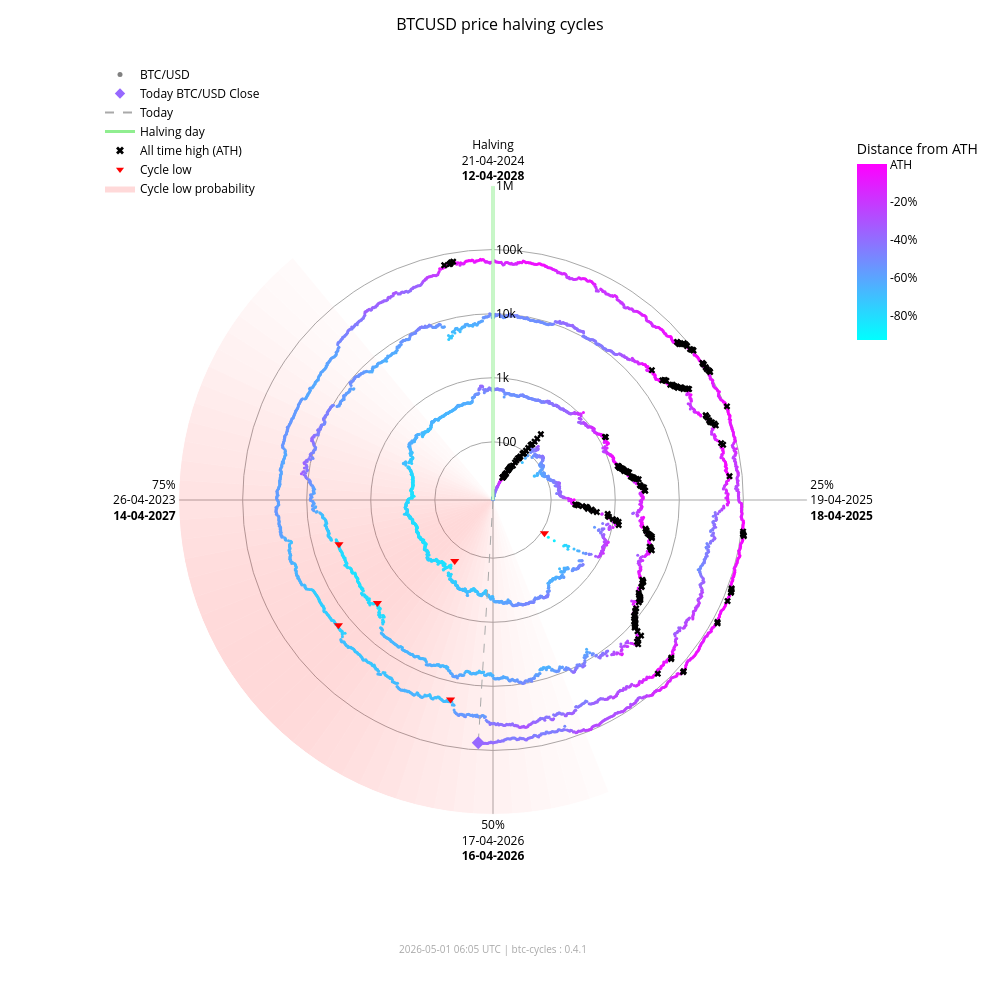

Notebook source saved alongside this figure:
### Markdown cell above
### Interactive chart (plotly)

### Code cell
fig_interactive = btc.plot(
    kind="interactive",
    from_date="2012-11-28",
)
# plotly config for interactivity
config = {"scrollZoom": True, "displayModeBar": True}
# display in notebook
fig_interactive.show(config=config)

### Figure 1 — Plotly figure (JSON) as saved in the notebook; plotly's stock layout.template omitted (floating-point values rounded to 4 significant figures; data arrays with more than 128 entries replaced by an {"elided": "..."} marker saying what was removed)
{"data": [{"fill": "toself", "fillcolor": "rgba(255,0,0,0.017168280509461755)", "hoverinfo": "skip", "line": {"width": 0}, "mode": "lines", "r": [12.35, 1000000, 1000000, 12.35, 12.35], "showlegend": false, "theta": [158.4, 158.4, 162.0, 162.0, 158.4], "type": "scatterpolar"}, {"fill": "toself", "fillcolor": "rgba(255,0,0,0.022114794501891175)", "hoverinfo": "skip", "line": {"width": 0}, "mode": "lines", "r": [12.35, 1000000, 1000000, 12.35, 12.35], "showlegend": false, "theta": [162.0, 162.0, 165.6, 165.6, 162.0], "type": "scatterpolar"}, {"fill": "toself", "fillcolor": "rgba(255,0,0,0.02790404259511669)", "hoverinfo": "skip", "line": {"width": 0}, "mode": "lines", "r": [12.35, 1000000, 1000000, 12.35, 12.35], "showlegend": false, "theta": [165.6, 165.6, 169.2, 169.2, 165.6], "type": "scatterpolar"}, {"fill": "toself", "fillcolor": "rgba(255,0,0,0.034518294852420334)", "hoverinfo": "skip", "line": {"width": 0}, "mode": "lines", "r": [12.35, 1000000, 1000000, 12.35, 12.35], "showlegend": false, "theta": [169.2, 169.2, 172.8, 172.8, 169.2], "type": "scatterpolar"}, {"fill": "toself", "fillcolor": "rgba(255,0,0,0.041901979682821514)", "hoverinfo": "skip", "line": {"width": 0}, "mode": "lines", "r": [12.35, 1000000, 1000000, 12.35, 12.35], "showlegend": false, "theta": [172.8, 172.8, 176.4, 176.4, 172.8], "type": "scatterpolar"}, {"fill": "toself", "fillcolor": "rgba(255,0,0,0.04996405861294358)", "hoverinfo": "skip", "line": {"width": 0}, "mode": "lines", "r": [12.35, 1000000, 1000000, 12.35, 12.35], "showlegend": false, "theta": [176.4, 176.4, 180.0, 180.0, 176.4], "type": "scatterpolar"}, {"fill": "toself", "fillcolor": "rgba(255,0,0,0.05858349692240514)", "hoverinfo": "skip", "line": {"width": 0}, "mode": "lines", "r": [12.35, 1000000, 1000000, 12.35, 12.35], "showlegend": false, "theta": [180.0, 180.0, 183.6, 183.6, 180.0], "type": "scatterpolar"}, {"fill": "toself", "fillcolor": "rgba(255,0,0,0.06761662035375064)", "hoverinfo": "skip", "line": {"width": 0}, "mode": "lines", "r": [12.35, 1000000, 1000000, 12.35, 12.35], "showlegend": false, "theta": [183.6, 183.6, 187.2, 187.2, 183.6], "type": "scatterpolar"}, {"fill": "toself", "fillcolor": "rgba(255,0,0,0.07690481219944661)", "hoverinfo": "skip", "line": {"width": 0}, "mode": "lines", "r": [12.35, 1000000, 1000000, 12.35, 12.35], "showlegend": false, "theta": [187.2, 187.2, 190.8, 190.8, 187.2], "type": "scatterpolar"}, {"fill": "toself", "fillcolor": "rgba(255,0,0,0.08628112000611096)", "hoverinfo": "skip", "line": {"width": 0}, "mode": "lines", "r": [12.35, 1000000, 1000000, 12.35, 12.35], "showlegend": false, "theta": [190.8, 190.8, 194.4, 194.4, 190.8], "type": "scatterpolar"}, {"fill": "toself", "fillcolor": "rgba(255,0,0,0.09557490841018089)", "hoverinfo": "skip", "line": {"width": 0}, "mode": "lines", "r": [12.35, 1000000, 1000000, 12.35, 12.35], "showlegend": false, "theta": [194.4, 194.4, 198.0, 198.0, 194.4], "type": "scatterpolar"}, {"fill": "toself", "fillcolor": "rgba(255,0,0,0.10461455782963762)", "hoverinfo": "skip", "line": {"width": 0}, "mode": "lines", "r": [12.35, 1000000, 1000000, 12.35, 12.35], "showlegend": false, "theta": [198.0, 198.0, 201.6, 201.6, 198.0], "type": "scatterpolar"}, {"fill": "toself", "fillcolor": "rgba(255,0,0,0.11322908719652829)", "hoverinfo": "skip", "line": {"width": 0}, "mode": "lines", "r": [12.35, 1000000, 1000000, 12.35, 12.35], "showlegend": false, "theta": [201.6, 201.6, 205.2, 205.2, 201.6], "type": "scatterpolar"}, {"fill": "toself", "fillcolor": "rgba(255,0,0,0.12125015337052986)", "hoverinfo": "skip", "line": {"width": 0}, "mode": "lines", "r": [12.35, 1000000, 1000000, 12.35, 12.35], "showlegend": false, "theta": [205.2, 205.2, 208.8, 208.8, 205.2], "type": "scatterpolar"}, {"fill": "toself", "fillcolor": "rgba(255,0,0,0.12851590515331976)", "hoverinfo": "skip", "line": {"width": 0}, "mode": "lines", "r": [12.35, 1000000, 1000000, 12.35, 12.35], "showlegend": false, "theta": [208.8, 208.8, 212.4, 212.4, 208.8], "type": "scatterpolar"}, {"fill": "toself", "fillcolor": "rgba(255,0,0,0.13487757461161184)", "hoverinfo": "skip", "line": {"width": 0}, "mode": "lines", "r": [12.35, 1000000, 1000000, 12.35, 12.35], "showlegend": false, "theta": [212.4, 212.4, 216.0, 216.0, 212.4], "type": "scatterpolar"}, {"fill": "toself", "fillcolor": "rgba(255,0,0,0.14020862181849592)", "hoverinfo": "skip", "line": {"width": 0}, "mode": "lines", "r": [12.35, 1000000, 1000000, 12.35, 12.35], "showlegend": false, "theta": [216.0, 216.0, 219.6, 219.6, 216.0], "type": "scatterpolar"}, {"fill": "toself", "fillcolor": "rgba(255,0,0,0.14441504950654527)", "hoverinfo": "skip", "line": {"width": 0}, "mode": "lines", "r": [12.35, 1000000, 1000000, 12.35, 12.35], "showlegend": false, "theta": [219.6, 219.6, 223.2, 223.2, 219.6], "type": "scatterpolar"}, {"fill": "toself", "fillcolor": "rgba(255,0,0,0.14744459351271713)", "hoverinfo": "skip", "line": {"width": 0}, "mode": "lines", "r": [12.35, 1000000, 1000000, 12.35, 12.35], "showlegend": false, "theta": [223.2, 223.2, 226.8, 226.8, 223.2], "type": "scatterpolar"}, {"fill": "toself", "fillcolor": "rgba(255,0,0,0.14929223192296423)", "hoverinfo": "skip", "line": {"width": 0}, "mode": "lines", "r": [12.35, 1000000, 1000000, 12.35, 12.35], "showlegend": false, "theta": [226.8, 226.8, 230.4, 230.4, 226.8], "type": "scatterpolar"}, {"fill": "toself", "fillcolor": "rgba(255,0,0,0.15)", "hoverinfo": "skip", "line": {"width": 0}, "mode": "lines", "r": [12.35, 1000000, 1000000, 12.35, 12.35], "showlegend": false, "theta": [230.4, 230.4, 234.0, 234.0, 230.4], "type": "scatterpolar"}, {"fill": "toself", "fillcolor": "rgba(255,0,0,0.14965033825231114)", "hoverinfo": "skip", "line": {"width": 0}, "mode": "lines", "r": [12.35, 1000000, 1000000, 12.35, 12.35], "showlegend": false, "theta": [234.0, 234.0, 237.6, 237.6, 234.0], "type": "scatterpolar"}, {"fill": "toself", "fillcolor": "rgba(255,0,0,0.14835378057909807)", "hoverinfo": "skip", "line": {"width": 0}, "mode": "lines", "r": [12.35, 1000000, 1000000, 12.35, 12.35], "showlegend": false, "theta": [237.6, 237.6, 241.2, 241.2, 237.6], "type": "scatterpolar"}, {"fill": "toself", "fillcolor": "rgba(255,0,0,0.14623322283554635)", "hoverinfo": "skip", "line": {"width": 0}, "mode": "lines", "r": [12.35, 1000000, 1000000, 12.35, 12.35], "showlegend": false, "theta": [241.2, 241.2, 244.8, 244.8, 241.2], "type": "scatterpolar"}, {"fill": "toself", "fillcolor": "rgba(255,0,0,0.1434078538226231)", "hoverinfo": "skip", "line": {"width": 0}, "mode": "lines", "r": [12.35, 1000000, 1000000, 12.35, 12.35], "showlegend": false, "theta": [244.8, 244.8, 248.4, 248.4, 244.8], "type": "scatterpolar"}, {"fill": "toself", "fillcolor": "rgba(255,0,0,0.13997983179373427)", "hoverinfo": "skip", "line": {"width": 0}, "mode": "lines", "r": [12.35, 1000000, 1000000, 12.35, 12.35], "showlegend": false, "theta": [248.4, 248.4, 252.0, 252.0, 248.4], "type": "scatterpolar"}, {"fill": "toself", "fillcolor": "rgba(255,0,0,0.13602598258454268)", "hoverinfo": "skip", "line": {"width": 0}, "mode": "lines", "r": [12.35, 1000000, 1000000, 12.35, 12.35], "showlegend": false, "theta": [252.0, 252.0, 255.6, 255.6, 252.0], "type": "scatterpolar"}, {"fill": "toself", "fillcolor": "rgba(255,0,0,0.13159547355344953)", "hoverinfo": "skip", "line": {"width": 0}, "mode": "lines", "r": [12.35, 1000000, 1000000, 12.35, 12.35], "showlegend": false, "theta": [255.6, 255.6, 259.2, 259.2, 255.6], "type": "scatterpolar"}, {"fill": "toself", "fillcolor": "rgba(255,0,0,0.12671301775492697)", "hoverinfo": "skip", "line": {"width": 0}, "mode": "lines", "r": [12.35, 1000000, 1000000, 12.35, 12.35], "showlegend": false, "theta": [259.2, 259.2, 262.8, 262.8, 259.2], "type": "scatterpolar"}, {"fill": "toself", "fillcolor": "rgba(255,0,0,0.12138610149219965)", "hoverinfo": "skip", "line": {"width": 0}, "mode": "lines", "r": [12.35, 1000000, 1000000, 12.35, 12.35], "showlegend": false, "theta": [262.8, 262.8, 266.4, 266.4, 262.8], "type": "scatterpolar"}, {"fill": "toself", "fillcolor": "rgba(255,0,0,0.1156142551644921)", "hoverinfo": "skip", "line": {"width": 0}, "mode": "lines", "r": [12.35, 1000000, 1000000, 12.35, 12.35], "showlegend": false, "theta": [266.4, 266.4, 270.0, 270.0, 266.4], "type": "scatterpolar"}, {"fill": "toself", "fillcolor": "rgba(255,0,0,0.10939851441251548)", "hoverinfo": "skip", "line": {"width": 0}, "mode": "lines", "r": [12.35, 1000000, 1000000, 12.35, 12.35], "showlegend": false, "theta": [270.0, 270.0, 273.6, 273.6, 270.0], "type": "scatterpolar"}, {"fill": "toself", "fillcolor": "rgba(255,0,0,0.10274974912946185)", "hoverinfo": "skip", "line": {"width": 0}, "mode": "lines", "r": [12.35, 1000000, 1000000, 12.35, 12.35], "showlegend": false, "theta": [273.6, 273.6, 277.2, 277.2, 273.6], "type": "scatterpolar"}, {"fill": "toself", "fillcolor": "rgba(255,0,0,0.09569517349791425)", "hoverinfo": "skip", "line": {"width": 0}, "mode": "lines", "r": [12.35, 1000000, 1000000, 12.35, 12.35], "showlegend": false, "theta": [277.2, 277.2, 280.8, 280.8, 277.2], "type": "scatterpolar"}, {"fill": "toself", "fillcolor": "rgba(255,0,0,0.08828282625646727)", "hoverinfo": "skip", "line": {"width": 0}, "mode": "lines", "r": [12.35, 1000000, 1000000, 12.35, 12.35], "showlegend": false, "theta": [280.8, 280.8, 284.4, 284.4, 280.8], "type": "scatterpolar"}, {"fill": "toself", "fillcolor": "rgba(255,0,0,0.08058400018765345)", "hoverinfo": "skip", "line": {"width": 0}, "mode": "lines", "r": [12.35, 1000000, 1000000, 12.35, 12.35], "showlegend": false, "theta": [284.4, 284.4, 288.0, 288.0, 284.4], "type": "scatterpolar"}, {"fill": "toself", "fillcolor": "rgba(255,0,0,0.07269354608292704)", "hoverinfo": "skip", "line": {"width": 0}, "mode": "lines", "r": [12.35, 1000000, 1000000, 12.35, 12.35], "showlegend": false, "theta": [288.0, 288.0, 291.6, 291.6, 288.0], "type": "scatterpolar"}, {"fill": "toself", "fillcolor": "rgba(255,0,0,0.06472784449068783)", "hoverinfo": "skip", "line": {"width": 0}, "mode": "lines", "r": [12.35, 1000000, 1000000, 12.35, 12.35], "showlegend": false, "theta": [291.6, 291.6, 295.2, 295.2, 291.6], "type": "scatterpolar"}, {"fill": "toself", "fillcolor": "rgba(255,0,0,0.05682021976743955)", "hoverinfo": "skip", "line": {"width": 0}, "mode": "lines", "r": [12.35, 1000000, 1000000, 12.35, 12.35], "showlegend": false, "theta": [295.2, 295.2, 298.8, 298.8, 295.2], "type": "scatterpolar"}, {"fill": "toself", "fillcolor": "rgba(255,0,0,0.04911378436707333)", "hoverinfo": "skip", "line": {"width": 0}, "mode": "lines", "r": [12.35, 1000000, 1000000, 12.35, 12.35], "showlegend": false, "theta": [298.8, 298.8, 302.4, 302.4, 298.8], "type": "scatterpolar"}, {"fill": "toself", "fillcolor": "rgba(255,0,0,0.04175213714896469)", "hoverinfo": "skip", "line": {"width": 0}, "mode": "lines", "r": [12.35, 1000000, 1000000, 12.35, 12.35], "showlegend": false, "theta": [302.4, 302.4, 306.0, 306.0, 302.4], "type": "scatterpolar"}, {"fill": "toself", "fillcolor": "rgba(255,0,0,0.034868865657538876)", "hoverinfo": "skip", "line": {"width": 0}, "mode": "lines", "r": [12.35, 1000000, 1000000, 12.35, 12.35], "showlegend": false, "theta": [306.0, 306.0, 309.6, 309.6, 306.0], "type": "scatterpolar"}, {"fill": "toself", "fillcolor": "rgba(255,0,0,0.02857722515334582)", "hoverinfo": "skip", "line": {"width": 0}, "mode": "lines", "r": [12.35, 1000000, 1000000, 12.35, 12.35], "showlegend": false, "theta": [309.6, 309.6, 313.2, 313.2, 309.6], "type": "scatterpolar"}, {"fill": "toself", "fillcolor": "rgba(255,0,0,0.022961515313555197)", "hoverinfo": "skip", "line": {"width": 0}, "mode": "lines", "r": [12.35, 1000000, 1000000, 12.35, 12.35], "showlegend": false, "theta": [313.2, 313.2, 316.8, 316.8, 313.2], "type": "scatterpolar"}, {"fill": "toself", "fillcolor": "rgba(255,0,0,0.01807146942917362)", "hoverinfo": "skip", "line": {"width": 0}, "mode": "lines", "r": [12.35, 1000000, 1000000, 12.35, 12.35], "showlegend": false, "theta": [316.8, 316.8, 320.4, 320.4, 316.8], "type": "scatterpolar"}, {"hoverinfo": "text", "marker": {"color": {"elided": "4903 str values"}, "size": 3}, "mode": "markers", "r": {"elided": "4903 float values"}, "showlegend": false, "text": {"elided": "4903 str values"}, "theta": {"elided": "4903 float values"}, "type": "scatterpolar"}, {"hoverinfo": "skip", "line": {"color": "lightgreen", "width": 3}, "mode": "lines", "r": [12.35, 1000000], "showlegend": false, "theta": [0, 0], "type": "scatterpolar"}, {"hoverinfo": "skip", "line": {"color": "darkgrey", "dash": "dash", "width": 1}, "mode": "lines", "r": [12.35, 77130.0], "showlegend": false, "theta": [183.5, 183.5], "type": "scatterpolar"}, {"hoverinfo": "text", "marker": {"color": "#9768ff", "size": 10, "symbol": "diamond"}, "mode": "markers", "r": [77130.0], "showlegend": false, "text": ["Today<br>Date: 2026-05-01<br>Price: $77,125.02"], "theta": [183.5], "type": "scatterpolar"}, {"hoverinfo": "text", "marker": {"color": "black", "size": 6, "symbol": "x"}, "mode": "markers", "r": {"elided": "195 float values"}, "showlegend": false, "text": {"elided": "195 str values"}, "theta": {"elided": "195 float values"}, "type": "scatterpolar"}, {"hoverinfo": "text", "marker": {"color": "red", "size": 8, "symbol": "triangle-down"}, "mode": "markers", "r": [111.6, 164.9, 3233.0, 3925.0, 18950.0, 15760.0], "showlegend": false, "text": ["Cycle Low<br>Date: 2014-02-21<br>Price: $111.56<br>ATH distance: -91.0%", "Cycle Low<br>Date: 2015-01-14<br>Price: $164.92<br>ATH distance: -86.7%", "Cycle Low<br>Date: 2018-12-15<br>Price: $3,232.51<br>ATH distance: -83.3%", "Cycle Low<br>Date: 2019-03-25<br>Price: $3,924.55<br>ATH distance: -79.7%", "Cycle Low<br>Date: 2022-06-18<br>Price: $18,954.25<br>ATH distance: -71.9%", "Cycle Low<br>Date: 2022-11-21<br>Price: $15,760.19<br>ATH distance: -76.7%"], "theta": [122.8, 212.1, 228.3, 254.0, 192.0, 231.0], "type": "scatterpolar"}, {"marker": {"color": "grey", "size": 5}, "mode": "markers", "name": "BTC/USD", "r": [null], "theta": [null], "type": "scatterpolar"}, {"marker": {"color": "#9768ff", "size": 8, "symbol": "diamond"}, "mode": "markers", "name": "Today BTC/USD Close", "r": [null], "theta": [null], "type": "scatterpolar"}, {"line": {"color": "darkgrey", "dash": "dash"}, "mode": "lines", "name": "Today", "r": [null], "theta": [null], "type": "scatterpolar"}, {"line": {"color": "lightgreen", "width": 3}, "mode": "lines", "name": "Halving day", "r": [null], "theta": [null], "type": "scatterpolar"}, {"marker": {"color": "black", "size": 7, "symbol": "x"}, "mode": "markers", "name": "All time high (ATH)", "r": [null], "theta": [null], "type": "scatterpolar"}, {"marker": {"color": "red", "size": 7, "symbol": "triangle-down"}, "mode": "markers", "name": "Cycle low", "r": [null], "theta": [null], "type": "scatterpolar"}, {"fill": "toself", "fillcolor": "rgba(255,0,0,0.15)", "line": {"width": 0}, "mode": "lines", "name": "Cycle low probability", "r": [null], "theta": [null], "type": "scatterpolar"}, {"hoverinfo": "skip", "marker": {"cmax": 0, "cmin": -0.9307, "color": [0], "colorbar": {"len": 0.25, "ticktext": ["ATH", "-20%", "-40%", "-60%", "-80%", "-100%"], "tickvals": [0, -0.2, -0.4, -0.6, -0.8, -1.0], "title": {"text": "Distance from ATH"}, "x": 0.95, "y": 0.92, "yanchor": "top"}, "colorscale": {"elided": "256x2 mixed values"}, "showscale": true, "size": 0}, "mode": "markers", "r": [null], "showlegend": false, "theta": [null], "type": "scatterpolar"}], "layout": {"annotations": [{"font": {"color": "darkgrey", "size": 10}, "showarrow": false, "text": "2026-05-01 06:05 UTC | btc-cycles : 0.4.1", "x": 0.5, "xref": "paper", "y": -0.02, "yref": "paper"}], "font": {"color": "black"}, "height": 1000, "legend": {"bgcolor": "rgba(0,0,0,0)", "font": {"color": "black"}, "x": 0.0, "y": 1.0}, "margin": {"b": 60, "l": 100, "r": 80, "t": 60}, "paper_bgcolor": "white", "plot_bgcolor": "white", "polar": {"angularaxis": {"color": "black", "direction": "clockwise", "gridcolor": "darkgrey", "rotation": 90, "ticktext": ["Halving<br>21-04-2024<br><b>12-04-2028</b>", "25%<br>19-04-2025<br><b>18-04-2025</b>", "50%<br>17-04-2026<br><b>16-04-2026</b>", "75%<br>26-04-2023<br><b>14-04-2027</b>"], "tickvals": [0, 90, 180, 270]}, "bgcolor": "white", "domain": {"x": [0.1, 0.9], "y": [0.05, 0.95]}, "radialaxis": {"angle": 90, "color": "black", "gridcolor": "darkgrey", "range": [1.092, 6.0], "tickangle": 90, "ticktext": ["100", "1k", "10k", "100k", "1M"], "tickvals": [100, 1000, 10000, 100000, 1000000], "type": "log"}}, "title": {"font": {"color": "black", "size": 16}, "text": "BTCUSD price halving cycles", "x": 0.5}, "width": 1000}}
